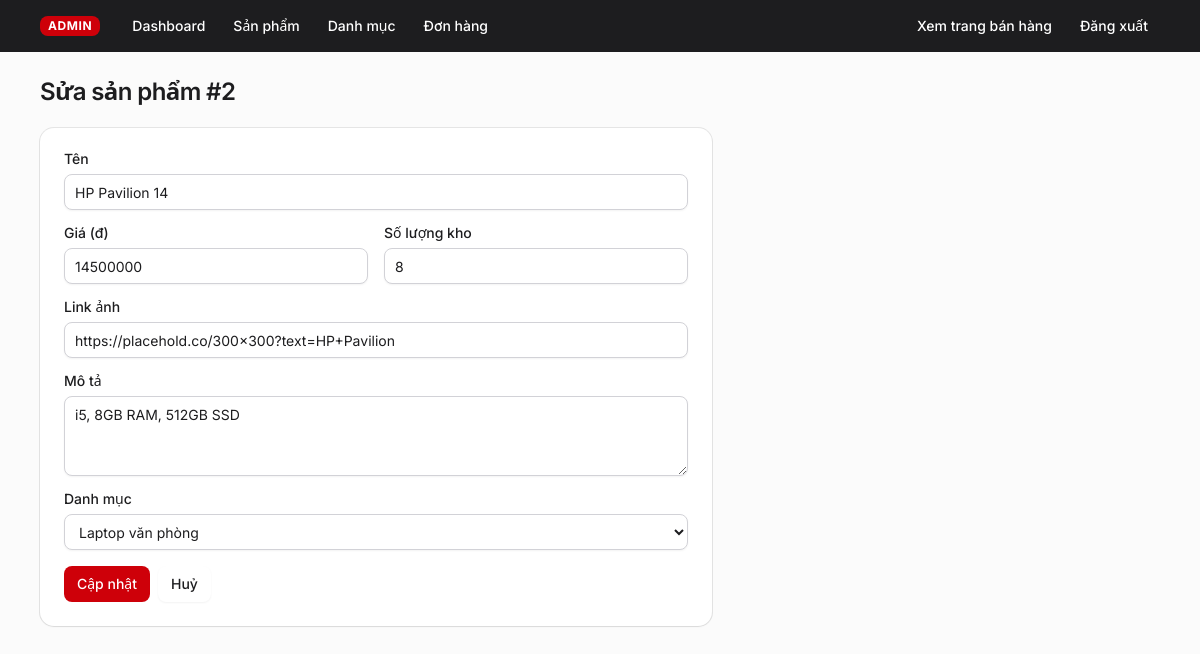
The page /admin/products/edit.php?id=2 (signed in) on the database its author committed.
### tables this page shows
CREATE TABLE IF NOT EXISTS products (
  id INT AUTO_INCREMENT PRIMARY KEY,
  name VARCHAR(255) NOT NULL,
  price INT NOT NULL DEFAULT 0,
  stock INT NOT NULL DEFAULT 0,
  description TEXT,
  image VARCHAR(500),
  category_id INT NULL,
  created_at TIMESTAMP DEFAULT CURRENT_TIMESTAMP,
  FOREIGN KEY (category_id) REFERENCES categories(id) ON DELETE SET NULL
);

CREATE TABLE IF NOT EXISTS categories (
  id INT AUTO_INCREMENT PRIMARY KEY,
  name VARCHAR(100) NOT NULL
);

### src/config/db.php (called while the page is built, shortened)
<?php
function e($s) {
    return htmlspecialchars((string)$s, ENT_QUOTES, 'UTF-8');
}

### src/includes/ui.php (called while the page is built, shortened)
<?php
function ui_btn($variant = 'default', $size = 'default') {
    $base = 'inline-flex shrink-0 items-center justify-center rounded-md border border-transparent text-sm font-medium whitespace-nowrap transition-all outline-none select-none cursor-pointer focus-visible:border-ring focus-visible:ring-3 focus-visible:ring-ring/50 active:translate-y-px disabled:pointer-events-none disabled:opacity-50';
    $variants = [
        'default'     => 'bg-primary text-primary-foreground hover:bg-primary/85',
        'outline'     => 'border-border bg-background shadow-xs hover:bg-muted hover:text-foreground',
        'secondary'   => 'bg-secondary text-secondary-foreground hover:bg-secondary/70',
        'ghost'       => 'hover:bg-muted hover:text-foreground',
        'destructive' => 'bg-destructive/10 text-destructive hover:bg-destructive/20',
        'link'        => 'text-primary underline-offset-4 hover:underline',
    ];
    $sizes = [
        'default' => 'h-9 gap-1.5 px-3',
        'sm'      => 'h-8 gap-1 px-2.5',
        'lg'      => 'h-10 gap-1.5 px-4',
    ];
    return "$base {$variants[$variant]} {$sizes[$size]}";
}

### src/admin/products/edit.php (the view, shortened to what this page needs)
<?php
require_once __DIR__ . '/../../includes/admin_header.php';
$id = (int)($_GET['id'] ?? 0);
$stmt = $pdo->prepare('SELECT * FROM products WHERE id = ?');
$stmt->execute([$id]);
$product = $stmt->fetch();
$categories = $pdo->query('SELECT * FROM categories')->fetchAll();
?>
<h1 class="<?= UI_H1 ?>">Sửa sản phẩm #<?= $product['id'] ?></h1>
<div class="<?= UI_CARD ?> max-w-2xl">
  <form method="post" class="<?= UI_CARD_CONTENT ?> gap-4!">
    <div class="<?= UI_FIELD ?>">
      <label class="<?= UI_LABEL ?>" for="name">Tên</label>
      <input class="<?= UI_INPUT ?>" id="name" type="text" name="name" value="<?= e($product['name']) ?>" required>
    </div>
    <div class="grid grid-cols-2 gap-4">
      <div class="<?= UI_FIELD ?>">
        <label class="<?= UI_LABEL ?>" for="price">Giá (đ)</label>
        <input class="<?= UI_INPUT ?>" id="price" type="number" name="price" value="<?= $product['price'] ?>" required>
      </div>
      <div class="<?= UI_FIELD ?>">
        <label class="<?= UI_LABEL ?>" for="stock">Số lượng kho</label>
        <input class="<?= UI_INPUT ?>" id="stock" type="number" name="stock" value="<?= $product['stock'] ?>">
      </div>
    </div>
    <div class="<?= UI_FIELD ?>">
      <label class="<?= UI_LABEL ?>" for="image">Link ảnh</label>
      <input class="<?= UI_INPUT ?>" id="image" type="text" name="image" value="<?= e($product['image']) ?>">
    </div>
    <div class="<?= UI_FIELD ?>">
      <label class="<?= UI_LABEL ?>" for="description">Mô tả</label>
      <textarea class="<?= UI_TEXTAREA ?>" id="description" name="description"><?= e($product['description']) ?></textarea>
    </div>
    <div class="<?= UI_FIELD ?>">
      <label class="<?= UI_LABEL ?>" for="category_id">Danh mục</label>
      <select class="<?= UI_INPUT ?>" id="category_id" name="category_id">
        <?php foreach ($categories as $c): ?>
          <option value="<?= $c['id'] ?>" <?= $c['id'] == $product['category_id'] ? 'selected' : '' ?>>
            <?= e($c['name']) ?>
          </option>
        <?php endforeach; ?>
      </select>
    </div>
    <div class="flex gap-2">
      <button class="<?= ui_btn() ?>" type="submit">Cập nhật</button>
      <a href="index.php" class="<?= ui_btn('outline') ?>">Huỷ</a>
    </div>
  </form>
</div>
<?php require_once __DIR__ . '/../../includes/footer.php'; ?>

### src/includes/head.php (style rules this page uses)
:root { --radius: 0.625rem; --background: oklch(1 0 0); --foreground: oklch(0.232 0.004 286.1); --card: oklch(1 0 0); --card-foreground: oklch(0.232 0.004 286.1); --popover: oklch(1 0 0); --popover-foreground: oklch(0.232 0.004 286.1); --primary: oklch(0.53 0.225 27.3); --primary-foreground: oklch(1 0 0); --link: oklch(0.48 0.205 27.3); --ring: oklch(0.53 0.225 27.3); --secondary: oklch(0.971 0.003 286.4); --secondary-foreground: oklch(0.232 0.004 286.1); --muted: oklch(0.971 0.003 286.4); --muted-foreground: oklch(0.54 0.008 286.1); --accent: oklch(0.971 0.003 286.4); --accent-foreground: oklch(0.232 0.004 286.1); --destructive: oklch(0.577 0.245 27.325); --border: oklch(0.865 0.007 286.3); --input: oklch(0.865 0.007 286.3); }

### rows shown on the page
products: id "2", name "HP Pavilion 14", price "14500000", stock "8", image "https://placehold.co/300x300?text=HP+Pavilion", description "i5, 8GB RAM, 512GB SSD", category_id "Laptop văn phòng"
